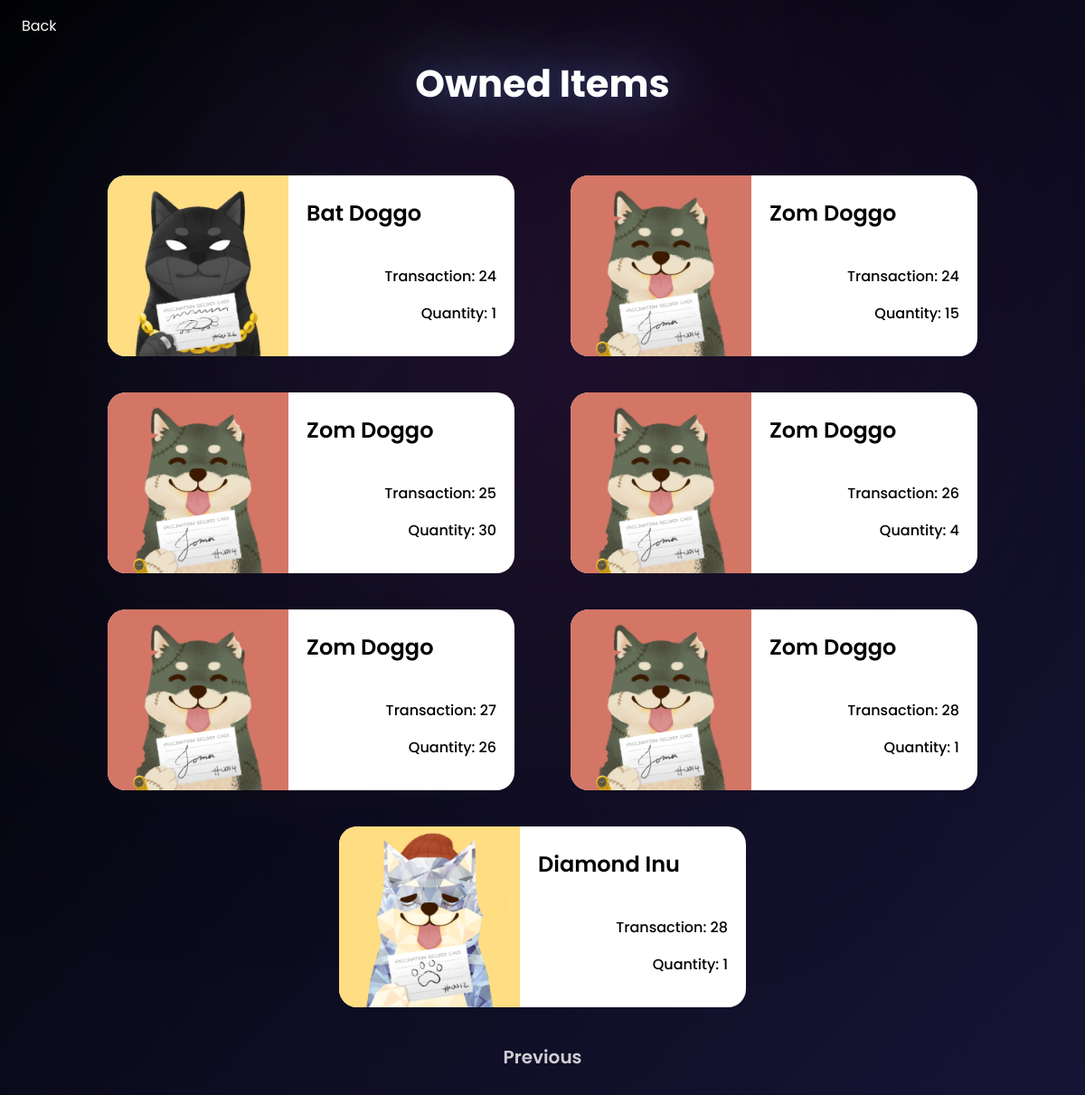
/owned/?page=2 (signed in), run on an earlier commit of the app's database.
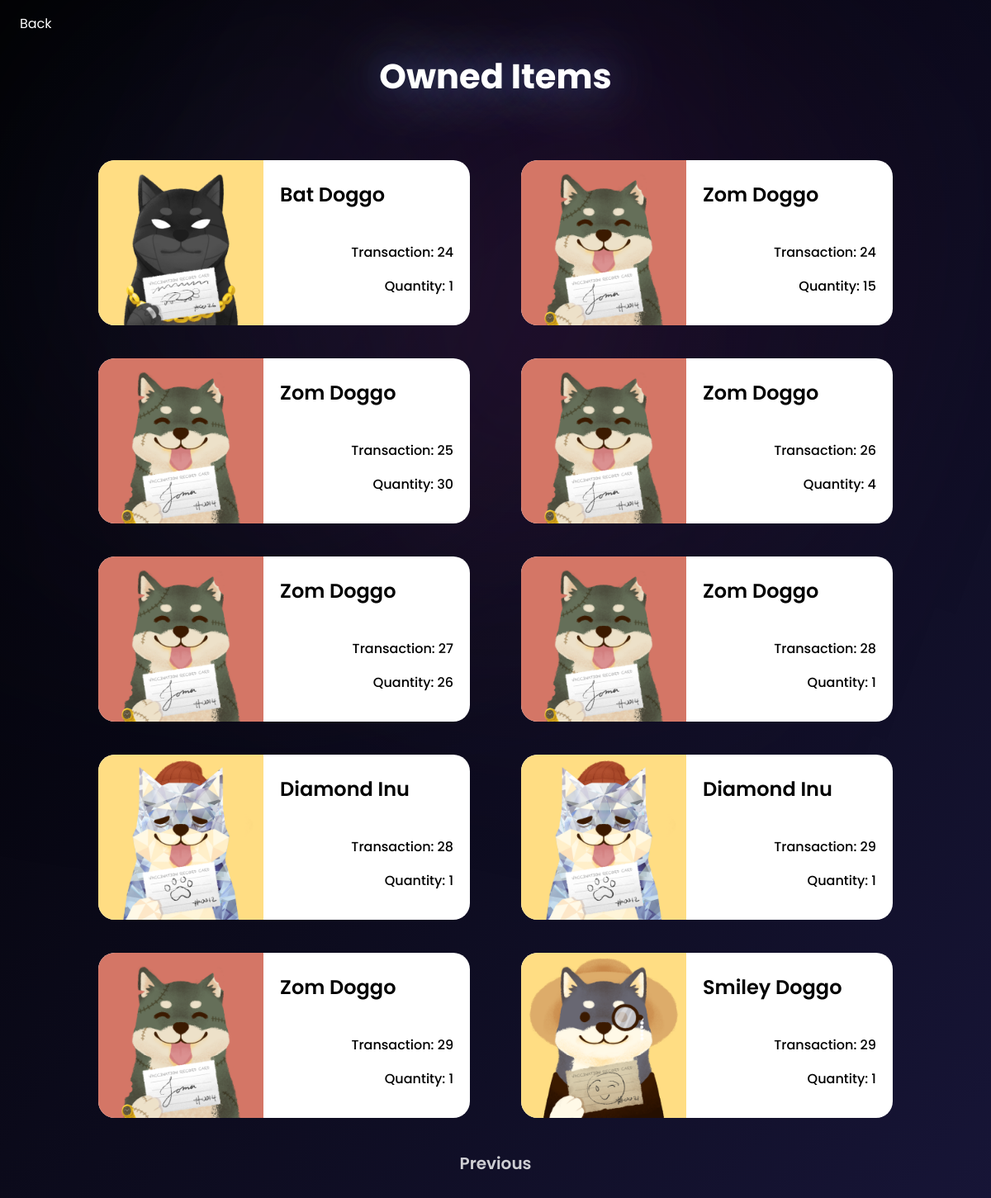
And on a later commit of the database.
### app_amonze/models.py (models this page shows, shortened)
class TransactionItem(models.Model):
    item = models.ForeignKey(Item, on_delete=models.SET_NULL, null=True, blank=True)
    transaction = models.ForeignKey(Transaction, on_delete=models.SET_NULL, null=True, blank=True)
    quantity = models.IntegerField(default=0, null=True, blank=True)

class Item (models.Model):
    item_id = models.BigAutoField(primary_key=True)
    item_name = models.CharField(max_length=50)
    item_image = models.ImageField(null=True)
    description = models.TextField(default="No description")
    price = models.DecimalField(max_digits=5, decimal_places=2, default=0.00)

class Transaction (models.Model):
    transaction_id = models.BigAutoField(primary_key=True)
    customer = models.ForeignKey(Customer, on_delete=models.CASCADE, null=True, blank=True)
    date_ordered = models.DateTimeField(auto_now_add=True)
    complete = models.BooleanField(default=False, null=True, blank=True)
    evidence = evidence = models.ImageField(null=True, blank=True)
    def __str__(self):
        return "%s"%(self.pk)

### app_amonze/views.py (the view)
# urls.py: path('owned/', views.owned, name = 'owned'),
@login_required(login_url='login')
def owned(request):
    if request.user.is_authenticated:
        customer = request.user.customer
        transactions = Transaction.objects.filter(
            customer=customer, complete=True)
        items = TransactionItem.objects.filter(transaction__in=transactions)
        p = Paginator(items, 12)
        page_num = request.GET.get('page', 1)
        try:
            page = p.page(page_num)
        except:
            page = p.page(1)
    else:
        items = []
        transactions = {'get_cart_total': 0}
    context = {'items': page, 'transaction': transactions}
    return render(request, 'owned.html', context)

### app_amonze/templates/owned.html (shortened to what this page needs)
<!DOCTYPE html>
<html>
<head>
</head>
<body>
    <div class="header">
        <div class="header_wrapper">
            <a class="back_button" href="{% url 'marketplace' %}">Back</a>
        </div>
    </div>
    <div>
        <h2>Owned Items</h2>
    </div>
    <div class="container">
        <div class="items">
            {% for item in items %}
            <div class="item">
                <img src="/media/{{ item.item.item_image }}">
                <div class="item_detail">
                    <p class="item_name">{{ item.item.item_name }}</p>
                    <p class="item_transaction">Transaction: {{ item.transaction }}</p>
                    <p class="item_quantity">Quantity: {{ item.quantity }}</p>
                </div>
            </div>
            {% endfor %}
        </div>
        <div class="paginator">
            {% if items.has_previous %}
            <a href="{% url 'owned' %}?page={{items.previous_page_number}}" class="pre_page">Previous</a>
            {% endif %}
        </div>
    </div>
</body>
</html>

What changed in the data, as far as the page shows it:
now on this page (row unchanged): TransactionItem: item.item_image (picture), item.item_name "Diamond Inu", transaction "29", quantity "1"
now on this page (row unchanged): TransactionItem: item.item_image (picture), item.item_name "Zom Doggo", transaction "29", quantity "1"
added TransactionItem: item.item_image (picture), item.item_name "Smiley Doggo", transaction "29", quantity "1"
